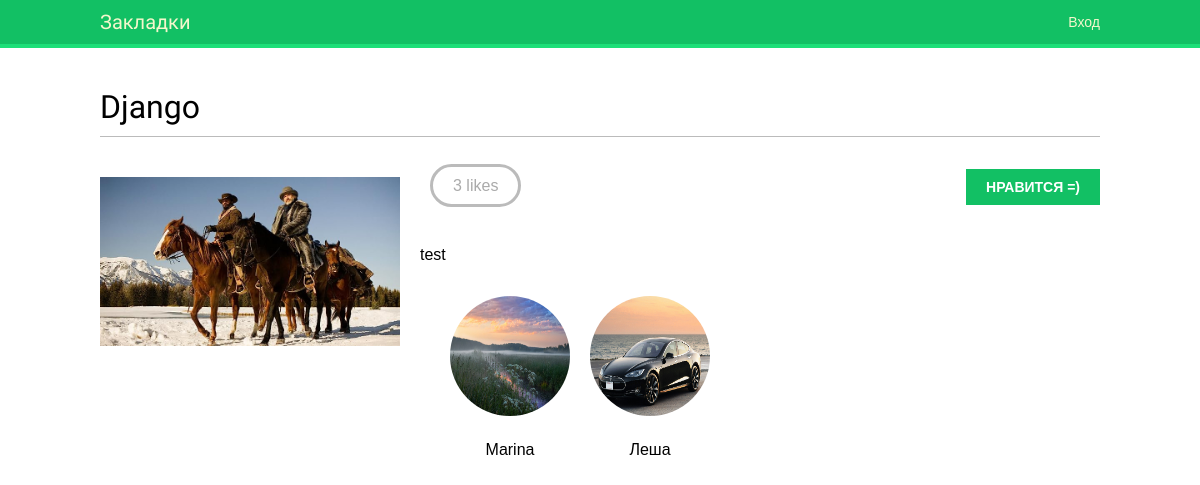
The app's page /images/detail/3/django/ with its own data.
### images/models.py (models this page shows, shortened)
class Image(models.Model):
    user = models.ForeignKey(settings.AUTH_USER_MODEL, related_name='images_created', on_delete=models.CASCADE)
    title = models.CharField(max_length=200)
    slug = models.CharField(max_length=200, blank=True)
    url = models.URLField(max_length=2000)
    image = models.ImageField(upload_to='images/%Y/%m/%d/')
    description = models.TextField(blank=True)
    created = models.DateField(auto_now_add=True)
    users_like = models.ManyToManyField(settings.AUTH_USER_MODEL, related_name='images_liked', blank=True)
    total_likes = models.PositiveIntegerField(default=0)
    class Meta:
        indexes = [models.Index(fields=['-created']), models.Index(fields=['-total_likes'])]
        ordering = ['-created']

### account/models.py (models this page shows, shortened)
class Profile(models.Model):
    user = models.OneToOneField(settings.AUTH_USER_MODEL, on_delete=models.CASCADE)
    date_of_birth = models.DateField(blank=True, null=True)
    photo = models.ImageField(upload_to='users/%Y/%M/%d', blank=True)

### images/views.py (the view)
# urls.py: path('detail/<int:id>/<slug:slug>/', views.image_detail, name='detail'),
def image_detail(request, id, slug):
    image = get_object_or_404(Image, id=id, slug=slug)
    return render(request, 'images/image/detail.html', {'section': 'images', 'image': image})

### images/templates/images/image/detail.html (shortened to what this page needs)
{% extends "base.html" %}
{% block content %}
  <h1>{{ image.title }}</h1>
  {% load thumbnail %}
  <a href="{{ image.image.url }}">
    <img src="{% thumbnail image.image 300x0 %}" class="image-detail">
  </a>
  {% with total_likes=image.users_like.count users_like=image.users_like.all %}
    <div class="image-info">
      <div>
        <span class="count">
          <span class="total">{{ total_likes }}</span>
          like{{ total_likes|pluralize }}
        </span>
        <a href="#" data-id="{{ image.id }}" data-action="{% if request.user in users_like %}un{% endif %}like"
    class="like button">
          {% if request.user not in users_like %}
            Нравится =)
          {% else %}
            Не нравится =(
          {% endif %}
        </a>
      </div>
      {{ image.description|linebreaks }}
    </div>
    <div class="image-likes">
      {% for user in users_like %}
        <div>
          {% if user.profile.photo %}
            <img src="{{ user.profile.photo.url }}">
          {% endif %}
          <p>{{ user.first_name }}</p>
        </div>
      {% empty %}
        Эту картинку еще не оценили =(
      {% endfor %}
    </div>
  {% endwith %}
{% endblock %}

### account/static/css/base.css (style rules this page uses)
body { margin:0; padding:0; font-family:helvetica, sans-serif; }
p { line-height: 1.8; }
a { color:#12c064; text-decoration:none; }
h1, h2, h3, h4, h5 , h6 { font-family: 'Muli', sans-serif; font-weight:normal; }
h1 { border-bottom:1px solid #bbb; padding:0 0 10px 0; margin:10px 0 20px 0; }
input[type=submit], a.button { font-weight:bold; background:#12c064; color:#fff; padding:10px 20px; font-size:14px; text-transform:uppercase; }
.image-preview, .image-detail { max-width:300px; float:left; margin:0 20px 20px 0; }
.image-detail { margin-top:20px; }
.image-info div { padding:20px 0; overflow:auto; }
.count { color:#aaa; border:3px solid #bbb; border-radius:26px; padding:10px 20px; margin:20px 10px 0; }
a.like, a.follow { float:right; margin-top:-8px; }
.image-likes div { float:left; width:auto; padding:10px; text-align:center; }
.image-likes img { width:120px; height:120px; border-radius:50%; }

### records on screen
Image: title "Django", image (picture), description "test"

### other values on screen
{{ total_likes }} "3"
{{ user.first_name }} "Marina"
{{ user.first_name }} "Леша"
